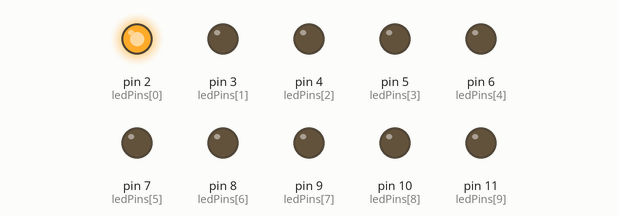
This sketch was run on a simulated Arduino Uno, built with avr-gcc and run on an emulated ATmega328P. On the bench: output pins drawn as LEDs (lit = HIGH).

Above: at 0.1 s.
At 0.7 s:
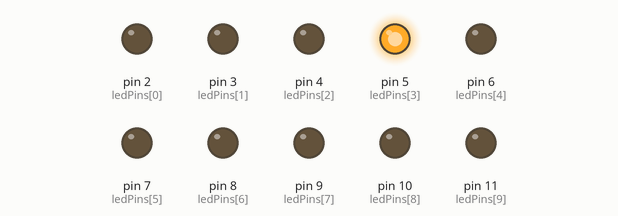
At 1.3 s:
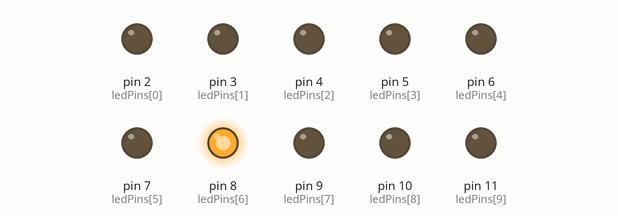
At 2.5 s:
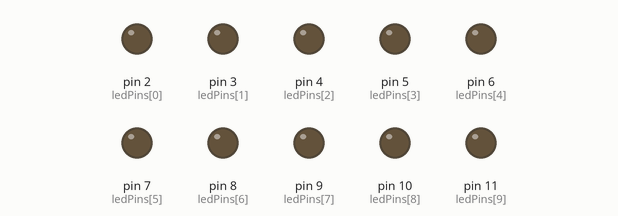
At 4.7 s:
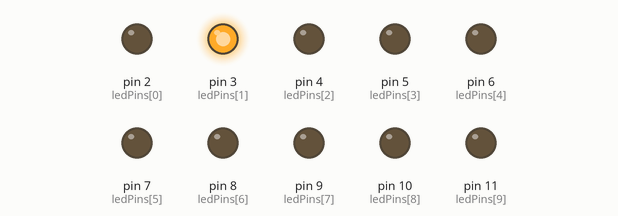
At 7.5 s:
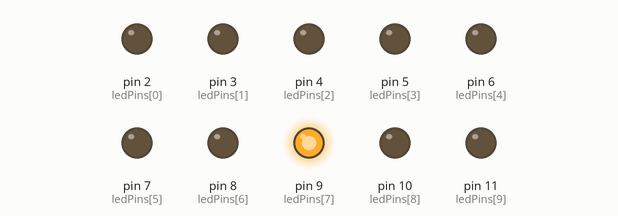
Timing chart, 0 to 7.8 s (numbered marks = the images above):
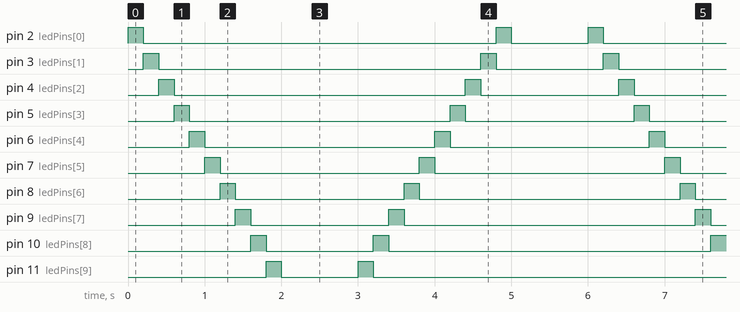

Measured:
- by itself, pin 2 (ledPins[0]): repeats every 6.0 s: LOW 4.6 s, HIGH 0.20 s, LOW 1.0 s, HIGH 0.20 s
- by itself, pin 3 (ledPins[1]): repeats every 6.0 s: LOW 4.2 s, HIGH 0.20 s, LOW 1.4 s, HIGH 0.20 s
- by itself, pin 4 (ledPins[2]): repeats every 6.0 s: LOW 3.8 s, HIGH 0.20 s, LOW 1.8 s, HIGH 0.20 s
- by itself, pin 5 (ledPins[3]): repeats every 6.0 s: LOW 3.4 s, HIGH 0.20 s, LOW 2.2 s, HIGH 0.20 s
- by itself, pin 6 (ledPins[4]): alternates HIGH for 0.20 s and LOW for 2.8 s
- by itself, pin 7 (ledPins[5]): alternates HIGH for 0.20 s and LOW for 2.6 s
- by itself, pin 8 (ledPins[6]): repeats every 6.0 s: LOW 2.2 s, HIGH 0.20 s, LOW 3.4 s, HIGH 0.20 s
- by itself, pin 9 (ledPins[7]): repeats every 6.0 s: LOW 1.8 s, HIGH 0.20 s, LOW 3.8 s, HIGH 0.20 s

The sketch:

led_blinking.ino
```cpp
const int ledPins[] = {2, 3, 4, 5, 6, 7, 8, 9, 10, 11};
const int numLeds = 10;

void setup() {
  for (int i = 0; i < numLeds; i++) {
    pinMode(ledPins[i], OUTPUT);
  }
}


void pattern1() {
  for (int i = 0; i < numLeds; i++) {
    digitalWrite(ledPins[i], HIGH);
    delay(200);
    digitalWrite(ledPins[i], LOW);
  }
}


void pattern2() {
  for (int i = numLeds - 1; i >= 0; i--) {
    digitalWrite(ledPins[i], HIGH);
    delay(200);
    digitalWrite(ledPins[i], LOW);
  }
}


void loop() {
  pattern1();
  delay(1000);

  pattern2();
  delay(1000);
}
```
